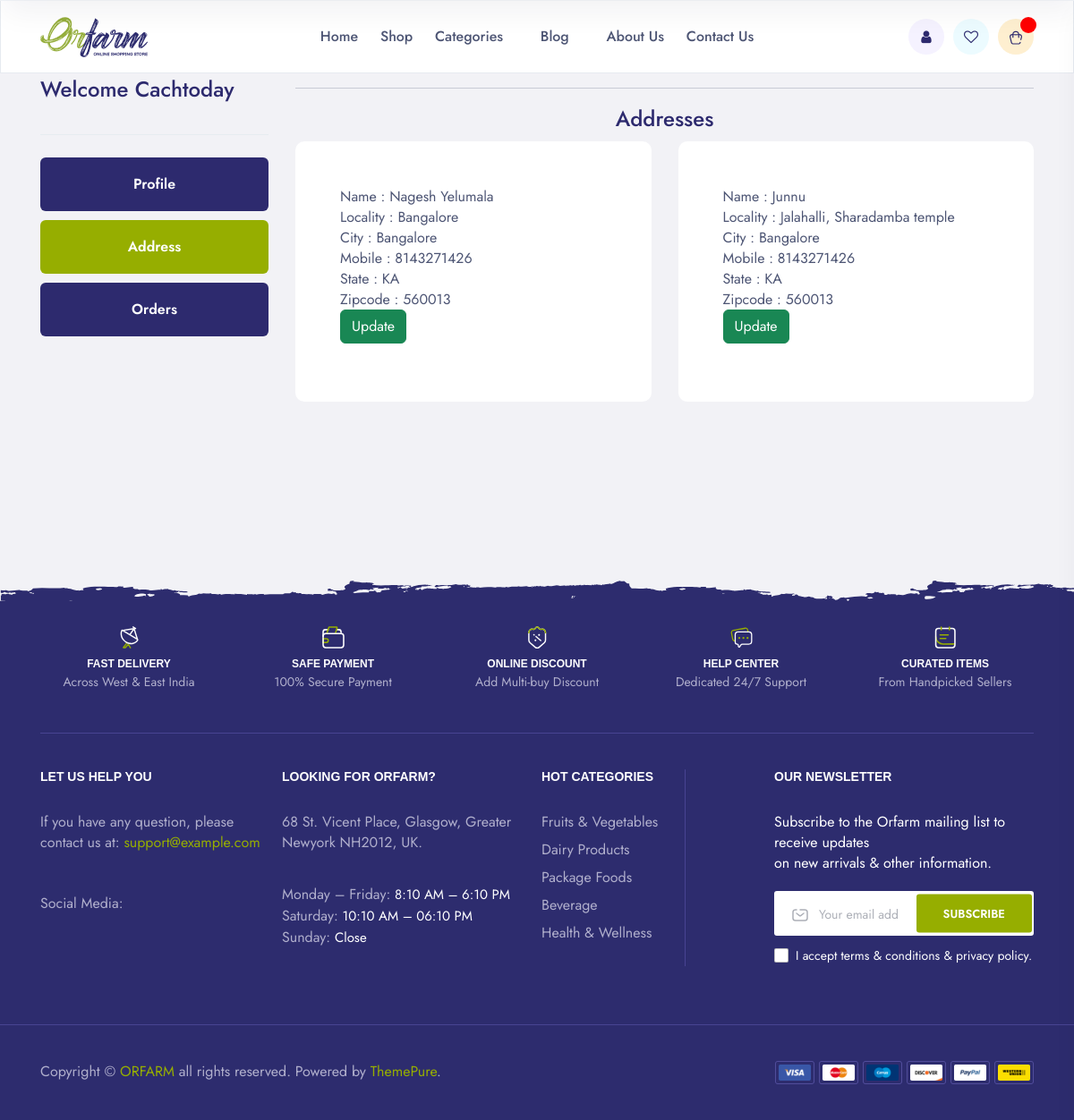
The page /account/address (signed in) on the database its author committed.
### app/models.py (models this page shows, shortened)
class Customer(models.Model):
    user=models.ForeignKey(User, on_delete=models.CASCADE)
    name=models.CharField(max_length=200)
    locality=models.CharField(max_length=200)
    city=models.CharField(max_length=50)
    mobile=models.IntegerField(default=0)
    zipcode=models.IntegerField()
    state=models.CharField(choices=state_choices, max_length=100)

### app/views.py (the view)
# urls.py: path('account/address', views.address, name='address'),
def address(request):
    if request.user.is_authenticated:
         totalitem=len(Cart.objects.filter(user=request.user))
    add=Customer.objects.filter(user=request.user)
    return render(request, 'account/address.html', locals())

### app/templates/account/address.html (shortened to what this page needs)
{% extends 'frontend/base.html' %}
{% block 'content' %}
<section class="shop-area-start grey-bg pb-200">
    <div class="container">
       <div class="row">
        <div class="col-xl-3 col-lg-12 col-md-12">
          <div class="tpdetails__title-box">
            <h3 class="tpdetails__title">Welcome <span class="text-capitalize">{{request.user}}</span></h3>
         </div>
         <div>
            <a href={% url 'profile' %}><button class="tptrack__submition tpsign__reg " style = "margin-bottom:10px;">Profile</button></a>
            <a href={% url 'address' %}><button class="tptrack__submition tpsign__reg active"  style = "margin-bottom:10px;">Address</button></a>
            <a href={% url 'orders' %}><button class="tptrack__submition tpsign__reg "  style = "margin-bottom:10px;">Orders</button></a>
         </div>
        </div>
          <div class="col-xl-9 col-lg-12 col-md-12">
            <hr/>
            <h3 class="tpdetails__title text-center">Addresses</h3>
            <div class="row justify-content-center">
            {% for item in add %}
                <div class="col-lg-6 col-sm-12">
                <div class="tptrack__content tpdetails__product">
                    <lable>Name : {{item.name}}</label> <br>
                    <lable>Locality : {{item.locality}}</label> <br>
                    <lable>City : {{item.city}}</label> <br>
                    <lable>Mobile : {{item.mobile}}</label> <br>
                    <lable>State : {{item.state}}</label> <br>
                    <lable>Zipcode : {{item.zipcode}}</label> <br>
                    <p class="text-left">
                        <a href={% url 'updateaddress' pk=item.id %} class="btn btn-success">Update</a>
                    </p>
                </div>
                </div>
                {% endfor %}
            </div>
          </div>
       </div>
    </div>
 </section>
{% endblock %}

### app/static/assets/css/spacing.css (style rules this page uses)
.pb-200 { padding-bottom:200px }

### rows shown on the page
Customer: name "Nagesh Yelumala", locality "Bangalore", city "Bangalore", mobile "8143271426", state "KA", zipcode "560013"
Customer: name "Junnu", locality "Jalahalli, Sharadamba temple", city "Bangalore", mobile "8143271426", state "KA", zipcode "560013"

### other values the page prints
{{ request.user }} "Cachtoday"
